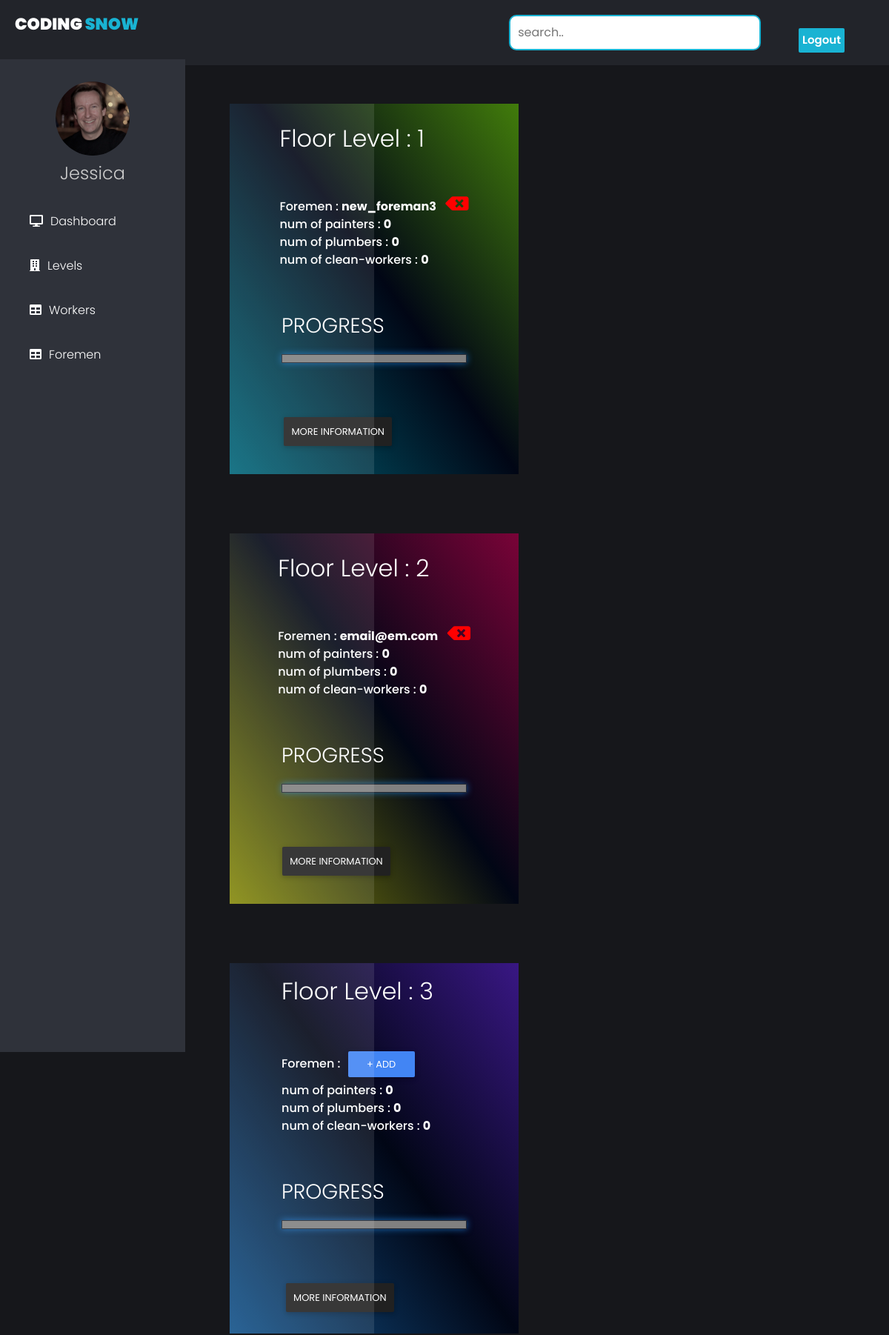
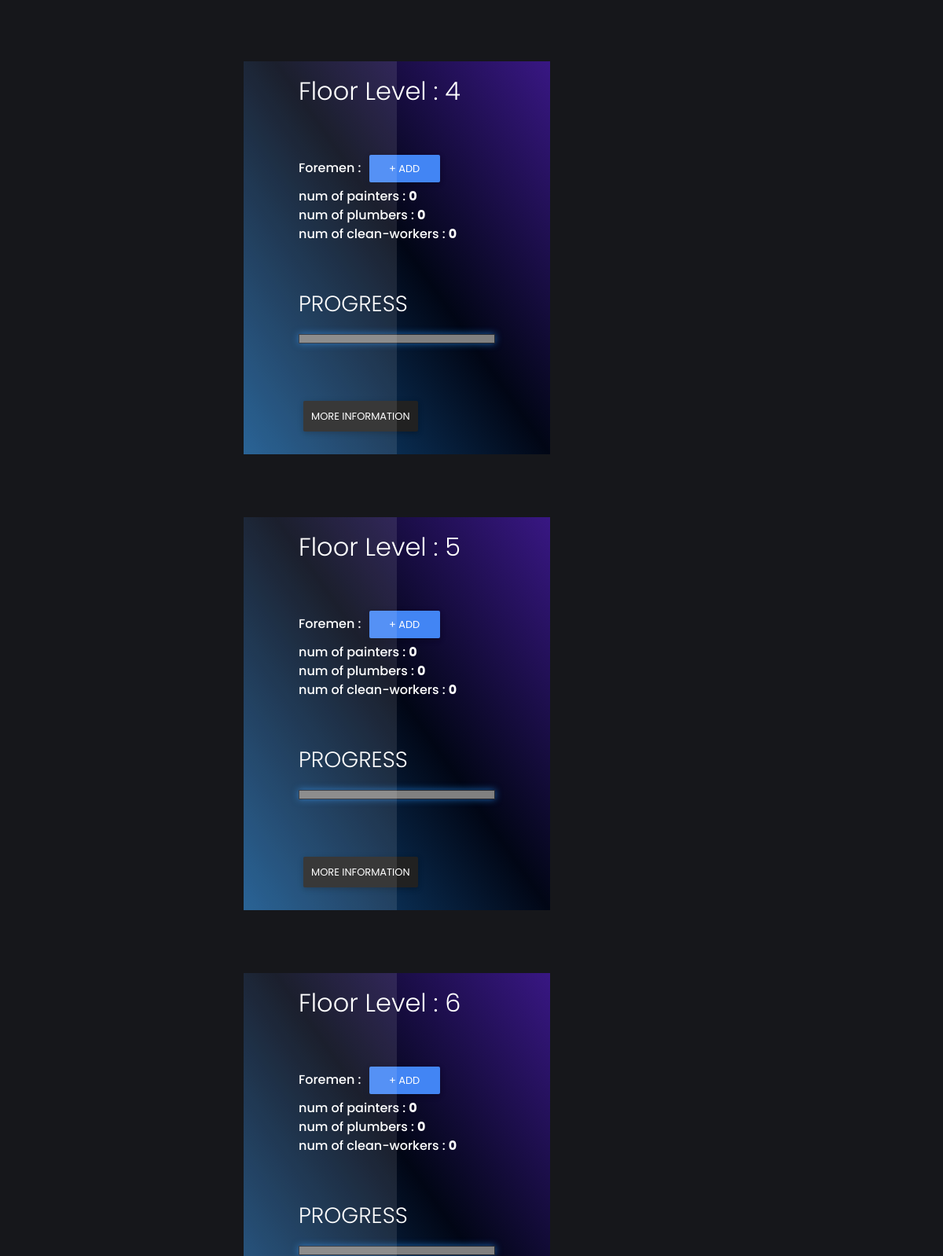
/engineer/levels (upper part), run on the app's committed database (2 pictures, top to bottom).
### accounts/models.py (models this page shows, shortened)
class User(AbstractUser):
    is_engineer = models.BooleanField(default=False)
    is_foreman = models.BooleanField(default=False)
    is_worker = models.BooleanField(default=False)
    type = models.CharField(max_length=10,choices=worker_choices,default='none')
    def full_name(self):
        return f'{self.first_name} {self.last_name}'

### tower/views.py (the view)
# urls.py: path("engineer/levels",engineer_levels,name="engineer_levels"),
def engineer_levels(request):
    context={}
    context['levels'] = levels_data();
    context['foremen'] = User.objects.filter(is_foreman=True);
    return render(request,'engineer/levels.html',context)

### tower/service.py (called while the page is built)
def levels_data():
    levels= Operation.objects.values('level__name',foreman_name=F('level__foreman__username'),foreman_id=F('level__foreman__id')).annotate(
    cleaners = Count(Case(When(worker__type='cleaner',then=1))),
    plumbers = Count(Case(When(worker__type='plumber',then=1))),
    painters = Count(Case(When(worker__type='painter',then=1))),
    prog = Sum('progress'),
    fin = Sum('must_finish')
    )
    return levels

### templates/engineer/levels.html (shortened to what this page needs)
{% extends 'engineer/base.html' %}
{% load static %}
{% block style %}
<link rel="stylesheet" href="{% static 'css/engineer_levels.css' %}">
{% endblock %}
{% block content %}
<div class="main_cont">
  {% for level in levels %}
  <div class="box">
      <div class="glass"></div>
      <div class="content">
          <h2>Floor Level : {{level.level__name}}</h2><br><br>
          <div class="">
            <strong>Foremen : </strong>
            {% if level.foreman_name %}
              <span class="val"> {{level.foreman_name}}</span>
              <a title="remove" style="color:red;font-size:25px;" class="remove ml-2 fas fa-backspace" href="{% url 'tower:remove_foreman' level.level__name %}">
              </a>
            {% else %}
              <span class="val">
                <a style="width:90px; padding: 8px;" onclick="mod({{level.level__name}})" class="btn btn-primary" data-toggle="modal" data-target="#myModal">+ Add</a>
              </span>
            {% endif %}
          </div>
          <div class="">
            <strong>num of painters : </strong><span class="val"> {{level.painters}}</span>
          </div>
          <div class="">
            <strong>num of plumbers : </strong><span class="val"> {{level.plumbers}}</span>
          </div>
          <div class="">
            <strong>num of clean-workers : </strong><span class="val"> {{level.cleaners}}</span>
          </div>
          <div class="skills">
            <label for="file"><h3>PROGRESS</h3></label>
            <progress id="file" value="{{level.prog}}" max="{{level.fin}}" class="classprog"></progress>
          </div>
          <a  href="{% url 'tower:engineer_level' level.level__name %}" class="btn btn-dark more-info">More Information</a>
      </div>
  </div>
  {% endfor %}
</div>
{% endblock %}

### static/css/engineer_dashboard.css (style rules this page uses)
* { margin: 0; padding: 0; font-family: "Roboto", sans-serif; }
body { background-color: #ccc; }

### static/css/style.css (style rules this page uses)
body { background-color: #16171B; }

### static/css/engineer_levels.css (style rules this page uses)
* { margin: 0px; padding: 0px; box-sizing: border-box; font-family: 'poppins' , sans-serif; list-style: none; }
.skills { width: 250px; color: white; margin: 60px auto; }
.main_cont { display: flex; min-height: 100vh; flex-wrap: wrap; }
.box { position: relative; width: 390px; height: 500px; display: flex; justify-content: center; align-items: center; background: #060c21; margin: 40px; }
.box .glass { position: absolute; top: 0; left: 0; width: 50%; height: 100%; display: block; background: rgba(255,255,255,.1); pointer-events: none; }
.box .content { padding: 20px; color: #fff; }
.box:before { content: ''; position: absolute; top: -2px; left: -2px; bottom: -2px; background: #fff; z-index: -1; }
.box:after { content: ''; position: absolute; top: -2px; left: -2px; bottom: -2px; background: #fff; z-index: -2; filter: blur(40px); }
.box:nth-child(1) , .box:nth-child(1) { background: linear-gradient(235deg,#89ff00,#010615,#00bcd4); background-size: 200% 200%; animation: animateglow 10s ease infinite; }
.box:nth-child(2) , .box:nth-child(2) { background: linear-gradient(235deg,#ff005e,#010615,#fbff00); background-size: 200% 200%; animation: animateglow 10s ease infinite; }
.box:nth-child(3) , .box:nth-child(3) { background: linear-gradient(235deg,#772aff,#010615,#2196F3); background-size: 200% 200%; animation: animateglow 10s ease infinite; }
.box:nth-child(4) , .box:nth-child(4) { background: linear-gradient(235deg,#772aff,#010615,#2196F3); background-size: 200% 200%; animation: animateglow 10s ease infinite; }
.box:nth-child(5) , .box:nth-child(5) { background: linear-gradient(235deg,#772aff,#010615,#2196F3); background-size: 200% 200%; animation: animateglow 10s ease infinite; }
.box:nth-child(6) , .box:nth-child(6) { background: linear-gradient(235deg,#772aff,#010615,#2196F3); background-size: 200% 200%; animation: animateglow 10s ease infinite; }
.more-info { margin-bottom:10px; padding: 10px; }
.classprog { width: 250px; height: 12px; background: #353b48; border: 1px solid rgba(0, 0, 0, 0.3); box-shadow: 0 0 10px #2187e7b3; }

### templates/engineer/levels.html (style rules this page uses)
.val { color:white; font-weight: bold; }
.remove { color:black; }

### data on the page
User: level__name "1", foreman_name "new_foreman3", painters "0", plumbers "0", cleaners "0"
User: level__name "2", foreman_name "email@em.com", painters "0", plumbers "0", cleaners "0"

### other printed values
{{ level.level__name }} "3" "4" "5" "6"
{{ level.painters }} "0" "0" "0" "0"
{{ level.plumbers }} "0" "0" "0" "0"
{{ level.cleaners }} "0" "0" "0" "0"
